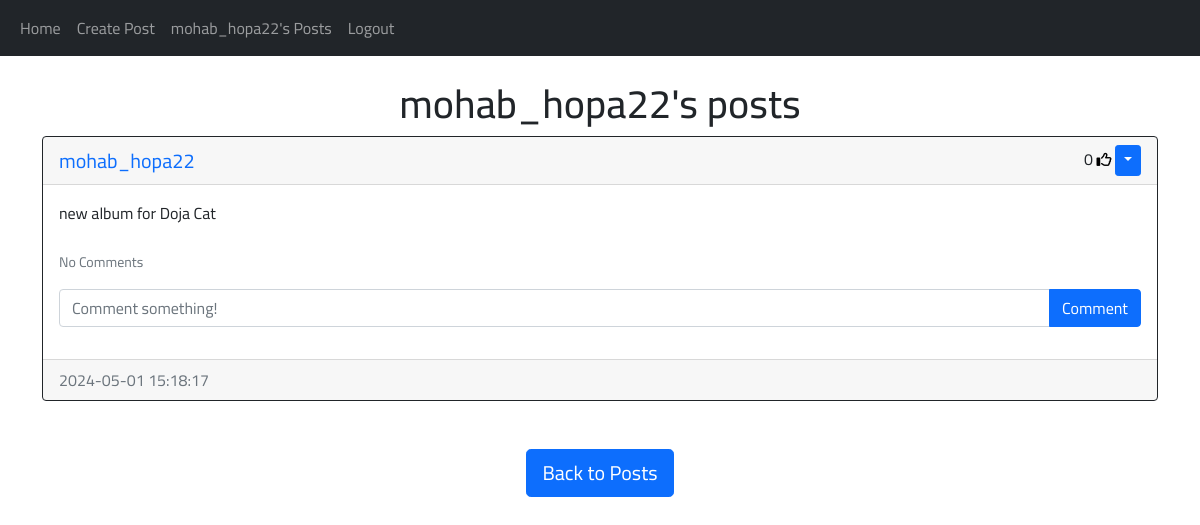
Page /posts/mohab_hopa22 (signed in) on the committed database.
### website/models.py (models this page shows)
class User(db.Model, UserMixin):
    id = db.Column(db.Integer, primary_key=True)
    email = db.Column(db.String(150), unique=True)
    username = db.Column(db.String(150), unique=True)
    password = db.Column(db.String(150))
    date_created = db.Column(db.DateTime(timezone=True), default=func.now())
    posts = db.relationship('Post', backref='user', passive_deletes=True)
    comments = db.relationship('Comment', backref='user', passive_deletes=True)
    likes = db.relationship('Like', backref='user', passive_deletes=True)

class Post(db.Model):
    id = db.Column(db.Integer, primary_key=True)
    text = db.Column(db.Text, nullable=False)
    date_created = db.Column(db.DateTime(timezone=True), default=func.now())
    likes = db.relationship('Like', backref='post_likes', lazy=True)
    author = db.Column(db.Integer, db.ForeignKey(
        'user.id', ondelete="CASCADE"), nullable=False)
    comments = db.relationship('Comment', backref='post', passive_deletes=True)

### website/views.py (the view)
@views.route("/posts/<username>")
@login_required
def posts(username):
    user = User.query.filter_by(username=username).first()
    if not user:
        flash('No user with that username exists.', category='error')
        return redirect(url_for('views.home'))
    posts = user.posts
    return render_template("posts.html", user=current_user, posts=posts, username=username)

### website/__init__.py (called while the page is built)
def create_app():
    global app
    app = Flask(__name__)
    app.config['SECRET_KEY'] = "helloworld"
    app.config['SQLALCHEMY_DATABASE_URI'] = f'sqlite:///{DB_NAME}'
    db.init_app(app)
    from .views import views
    from .auth import auth
    app.register_blueprint(views, url_prefix="/")
    app.register_blueprint(auth, url_prefix="/")
    from .models import User, Comment, Post, Like
    with app.app_context():
        if not path.exists(f"website/{DB_NAME}"):
            db.create_all()
            print("Creating database!")
    login_manager = LoginManager()
    login_manager.login_view = "auth.login"
    login_manager.init_app(app)
    @login_manager.user_loader
    def load_user(id):
        return User.query.get(int(id))
    return app

### website/templates/posts.html (shortened to what this page needs)
{% extends "posts_div.html" %}  {% block header %} {{username}}'s posts {% endblock %} {% block footer %}
<div class="text-center d-flex align-items-center justify-content-center mt-4">
    <a href="/home"><button type="button" class="btn btn-primary btn-lg">Back to Posts</button></a>
</div>
{% endblock %}

### website/templates/posts_div.html (shortened to what this page needs)
{% extends "base.html" %} {% block title %}Home{% endblock %} {% block content
%}
<h1 class="text-center mt-4">{% block header %}Posts{% endblock %}</h1>
<div id="posts">
  {% for post in posts %}
  <div class="card border-dark">
    <div class="card-header d-flex justify-content-between align-items-center">
      <a class="user_name_post" href="/posts/{{post.user.username}}">{{post.user.username}}</a>
      <div class="like-btn">
        <span id="likes-count-{{post.id}}"> {{ post.likes|length }}</span>
        {% if user.id in post.likes|map(attribute="author")|list %}
        <script type="text/javascript">
          var postId = "{{post.id}}";
        </script>
        <i
          class="fas fa-thumbs-up like_btn"
          id="like-button-{{post.id}}"
          onclick="like(postId)"
        ></i>
        {% else %}
        <i
          class="far fa-thumbs-up"
          id="like-button-{{post.id}}"
          onclick="like(postId)"
        ></i>
        {% endif %} {% if user.id == post.author %}
        <div class="btn-group">
          <button
            type="button"
            class="btn btn-sm btn-primary dropdown-toggle"
            data-bs-toggle="dropdown"
          ></button>
        </div>
        {% endif %}
      </div>
    </div>
    <div class="card-body">
      <div class="card-text">{{post.text}}</div>
      <br />
      <p class="card-text">
        {% if post.comments|length > 0 %}
        <a data-bs-toggle="collapse" href="#comments-{{post.id}}" role="button">
          <small>View {{post.comments|length}} Comments</small>
        </a>
        {% else %}
        <small class="text-muted">No Comments</small>
        {% endif %}
      </p>
      <form
        class="input-group mb-3"
        method="POST"
        action="/create-comment/{{post.id}}"
      >
        <input
          type="text"
          id="text"
          name="text"
          class="form-control"
          placeholder="Comment something!"
        />
        <button type="submit" class="btn btn-primary">Comment</button>
      </form>
    </div>
    <div class="card-footer text-muted">{{post.date_created}}</div>
  </div>
  <br/ > {% endfor %}
</div>
{% block footer %}{% endblock %} {% endblock %}

### website/templates/base.html (shortened to what this page needs)
<!DOCTYPE html>
<html lang="en">
  <head>
    <link
      href="https://cdn.jsdelivr.net/npm/bootstrap@5.0.2/dist/css/bootstrap.min.css"
      rel="stylesheet"
    />
    <link
      rel="stylesheet"
      href="{{ url_for('static', filename='css/styles.css')}}"
    />
  </head>
  <body>
    <nav class="navbar navbar-expand-lg navbar-dark bg-dark">
      <div class="container-fluid">
        <div class="collapse navbar-collapse" id="navbar">
          <div class="navbar-nav">
            <a class="nav-item nav-link" href="/home">Home</a>
            {% if user.is_authenticated %}
            <a class="nav-item nav-link" href="/create-post">Create Post</a>
            <a class="nav-item nav-link" href="/posts/{{ user.username }}"
              >{{ user.username }}'s Posts</a
            >
            <a class="nav-item nav-link" href="/logout">Logout</a>
            {% else %}
            <a class="nav-item nav-link" href="/login">Login</a>
            <a class="nav-item nav-link" href="/sign-up">Sign Up</a>
            {% endif %}
          </div>
        </div>
      </div>
    </nav>
    <div class="container">{% block content %}{% endblock %}</div>
  </body>
</html>

### website/static/css/styles.css (style rules this page uses)
* { padding: 0; margin: 0; box-sizing: border-box; font-family: "Cairo", sans-serif; }
i { color: black; font-size: 15px; display: flex; justify-content: center; align-items: center; }
.user_name_post { text-decoration: none; cursor: pointer; font-size: 20px; }

### rows in the picture
User: username "mohab_hopa22"
Post: user.username "mohab_hopa22", likes|length "0", text "new album for Doja Cat", date_created "2024-05-01 15:18:17"
